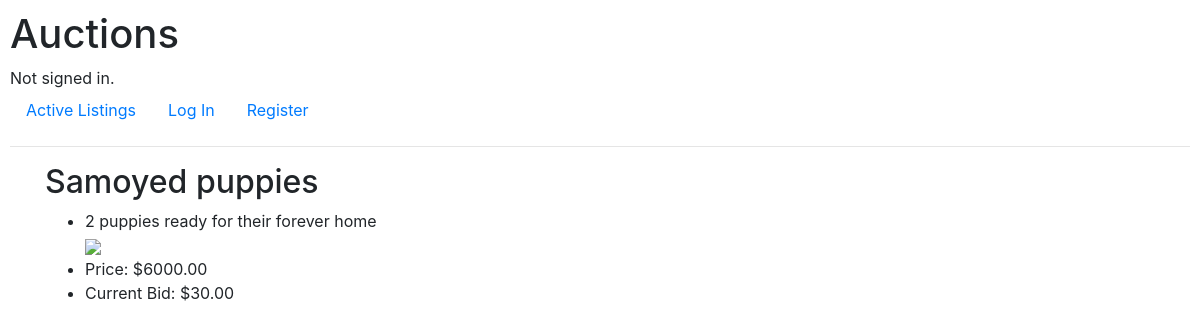
/listings/1, run on an earlier commit of the app's database.
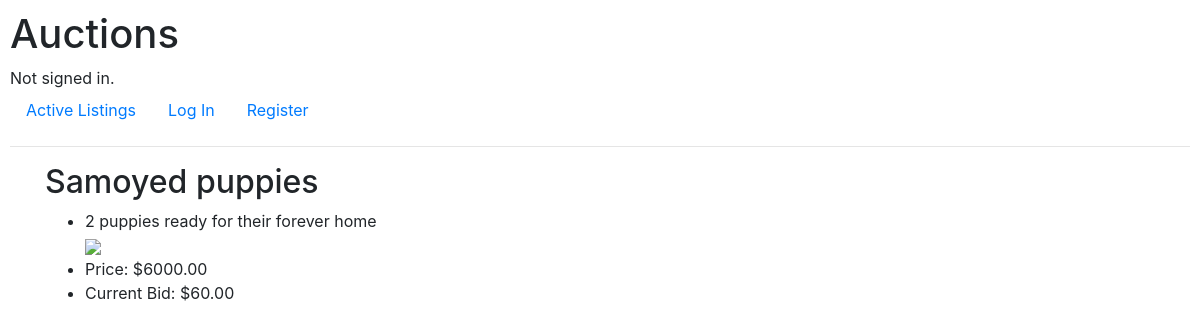
And on a later commit of the database.
### auctions/models.py (models this page shows, shortened)
class Bid(models.Model):
    amount = models.DecimalField(max_digits=7, decimal_places=2)
    listing = models.ForeignKey("Listing", on_delete=models.CASCADE, related_name="bids")
    user = models.ForeignKey("User", on_delete=models.CASCADE, related_name="bids")

### auctions/views.py (the view)
# urls.py: path("listings/<id>", views.listing, name="listing"),
def listing(request, id):
    listing = Listing.objects.get(pk=id)
    max_bid = listing.bids.order_by('-amount').first() # SELECT * FROM bids WHERE listing = id ORDER BY amount desc LIMIT 1
    if listing == None:
        return render(request, "auctions/404.html", status=404)
    if request.method == "POST":
        if listing.watched_by.filter(id=request.user.id).exists():
            listing.watched_by.remove(request.user)
        else:
            listing.watched_by.add(request.user)
        return redirect("watchlist")
    return render(request, "auctions/listing.html", {
        "listing": listing,
        "bid_form": NewBidForm(),
        "max_bid": max_bid,
    })

### auctions/templates/auctions/listing.html (shortened to what this page needs)
{% extends "auctions/layout.html" %}
{% block body %}
    <h2>{{ listing.title }}</h2>
    <ul>
        <li>{{ listing.description }}</li>
        <img src="{{ listing.img_path }}">
        <li>Price: ${{ listing.price }}</li>
        <li>Current Bid: ${{ max_bid.amount }}</li>
    </ul>
{% endblock %}

What changed in the data, as far as the page shows it:
no longer on this page (row unchanged): Bid: amount "30.00"
added Bid: amount "60.00"
